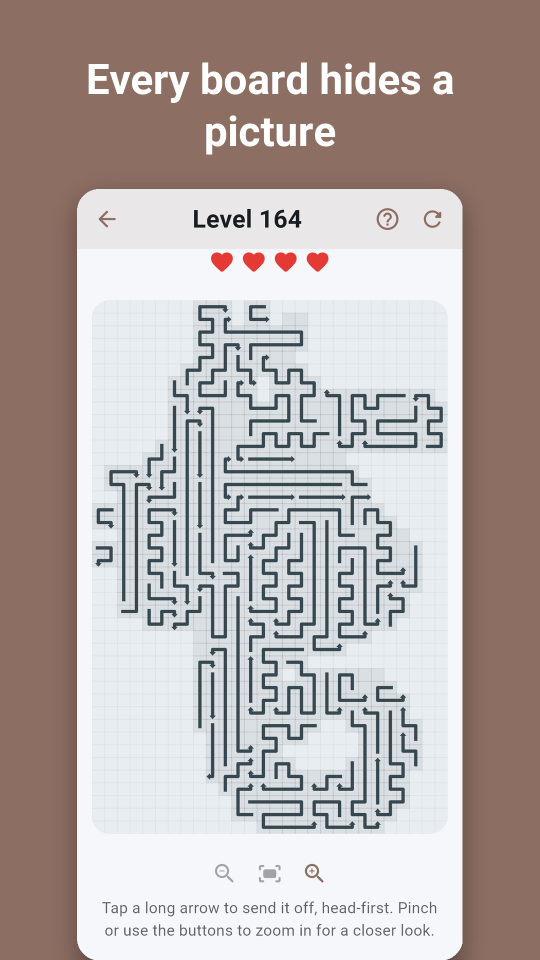
#> input picture store/screenshots/en/01.png, 1080 x 1920 px, given in place of 02_pictures.png, which was not available (shown at 1/2 size)
$ python frame_screenshots.py
#> lines starting #> are read from the running program, lines starting #| are printed output that depends on the picture; after the words box and inside, x2 and y2 are one past the last pixel; in counts of white or black regions, pixels touching at a corner belong together; pictures that were not available may be replaced by others from this repository, and a replacement may not be noted
"""Frames rendered app screens as Play Store screenshots: a coloured background,
a large caption, and the screen shown smaller with rounded corners and a soft
shadow. Raw screens come from tool/store_screens/render_test.dart.

Run: flutter test tool/store_screens/render_test.dart
     python tool/frame_screenshots.py
Writes store/screenshots/<lang>/NN.png (1080x1920, 9:16), which
tool/sync_play_listing.py copies into Gradle Play Publisher's tree.
"""
import os

from PIL import Image, ImageDraw, ImageFilter, ImageFont

FONT = r'C:\dev\flutter\bin\cache\artifacts\material_fonts\roboto-bold.ttf'
SRC = 'tool/store_screens/out'
DST = 'store/screenshots'
W, H = 1080, 1920

# (raw file, background colour, English caption, Norwegian caption)
SHOTS = [
    ('02_pictures', '#8D6E63', 'Every board hides a picture',
     'Hvert brett skjuler et bilde'),
    ('03_revealed', '#A1887F', 'Clear it and see what it was',
     'Løs det og se hva det var'),
    ('01_home', '#3F7DAA', '15 brain games in one place',
     '15 hjernetrim-spill samlet'),
    ('04_maze', '#2E8B8B', 'Puzzles that keep getting harder',
     'Oppgaver som stadig blir vanskeligere'),
    ('05_nonogram', '#00796B', 'Logic for careful thinkers',
     'Logikk for den som tenker seg om'),
    ('06_word_search', '#B5527D', 'Word games in English and Norwegian',
     'Ordspill på norsk og engelsk'),
]


def wrap(draw, text, font, width):
    """Greedy word wrap to [width] pixels."""
    lines, line = [], ''
    for word in text.split():
        trial = f'{line} {word}'.strip()
        if draw.textlength(trial, font=font) <= width:
            line = trial
        else:
            lines.append(line)
            line = word
    lines.append(line)
    return lines


def frame(raw_path, colour, caption, out_path):
#> called with colour = '#8D6E63', caption = 'Every board hides a picture', out_path = 'store/screenshots/en/01.png'
    canvas = Image.new('RGB', (W, H), colour)
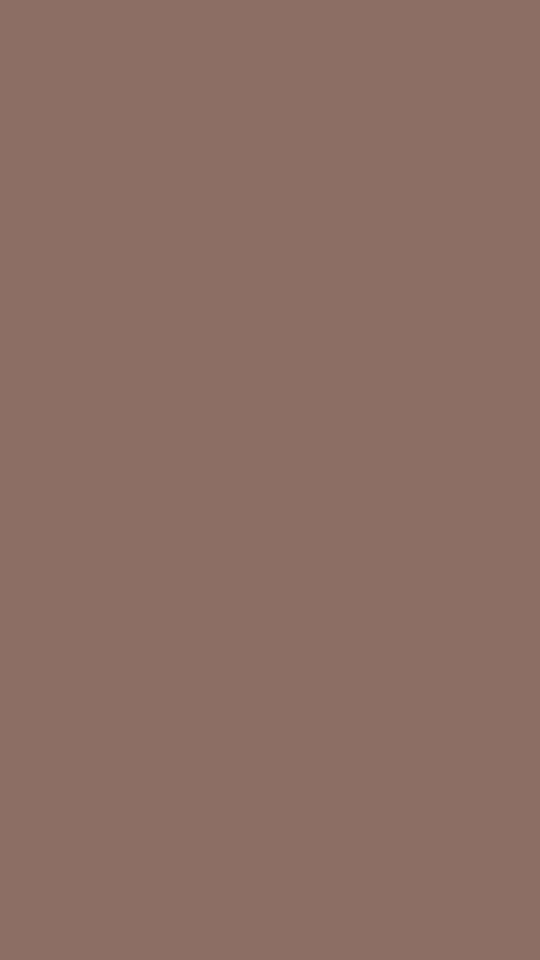
#> canvas: PIL image 1080x1920 RGB (shown at 1/2 size); mean R, G, B 141, 110, 99
    draw = ImageDraw.Draw(canvas)
    font = ImageFont.truetype(FONT, 84)
    lines = wrap(draw, caption, font, W - 140)
#> lines = ['Every board hides a', 'picture']
    y = 110
    for line in lines:
        w = draw.textlength(line, font=font)
        draw.text(((W - w) / 2, y), line, font=font, fill='white')
        y += 104
#> this loop made 2 passes
#> (line, w, y) on passes 1 to 2: ('Every board hides a', 838.2, 214), ('picture', 293.4, 318)
#> after the loop, y = 318

    screen = Image.open(raw_path).convert('RGB')
#> screen is the input picture: PIL image 1080x1920 RGB; mean R, G, B 182.7, 172.2, 170
    top = y + 60
#> top = 378
    target_h = H - top
#> target_h = 1542
    scale = min((W - 160) / screen.width, target_h / screen.height)
#> scale = 0.803
    sw, sh = int(screen.width * scale), int(screen.height * scale)
#> sw = 867; sh = 1542
    screen = screen.resize((sw, sh), Image.LANCZOS)
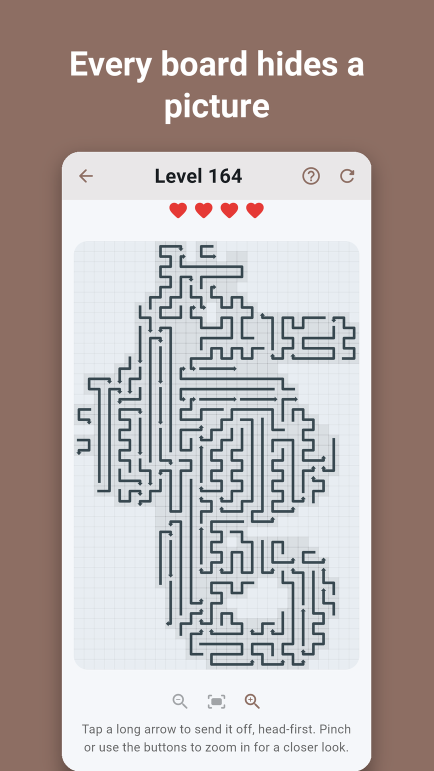
#> screen: PIL image 867x1542 RGB (shown at 1/2 size); mean R, G, B 182.7, 172.2, 169.9
    x = (W - sw) // 2
#> x = 106

    radius = 44
    mask = Image.new('L', (sw, sh), 0)
#> mask: PIL image 867x1542 L; every value is 0
    ImageDraw.Draw(mask).rounded_rectangle((0, 0, sw, sh), radius, fill=255)
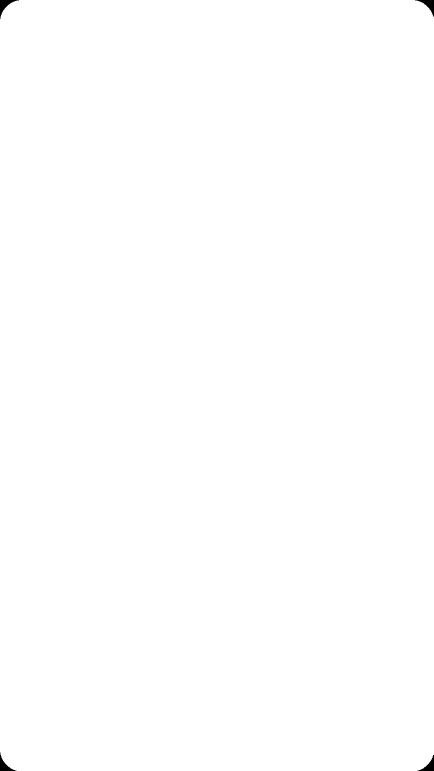
#> mask: PIL image 867x1542 L (shown at 1/2 size); 99.9% white; 4 black regions, box (x1, y1, x2, y2) and area: (0, 0, 38, 38) 427, (830, 0, 867, 33) 389, (0, 1505, 33, 1542) 389, (835, 1510, 867, 1542) 352

    shadow = Image.new('RGBA', (W, H), (0, 0, 0, 0))
#> shadow: PIL image 1080x1920 RGBA; every value is 0
    ImageDraw.Draw(shadow).rounded_rectangle(
        (x, top + 16, x + sw, top + sh + 16), radius, fill=(0, 0, 0, 90))
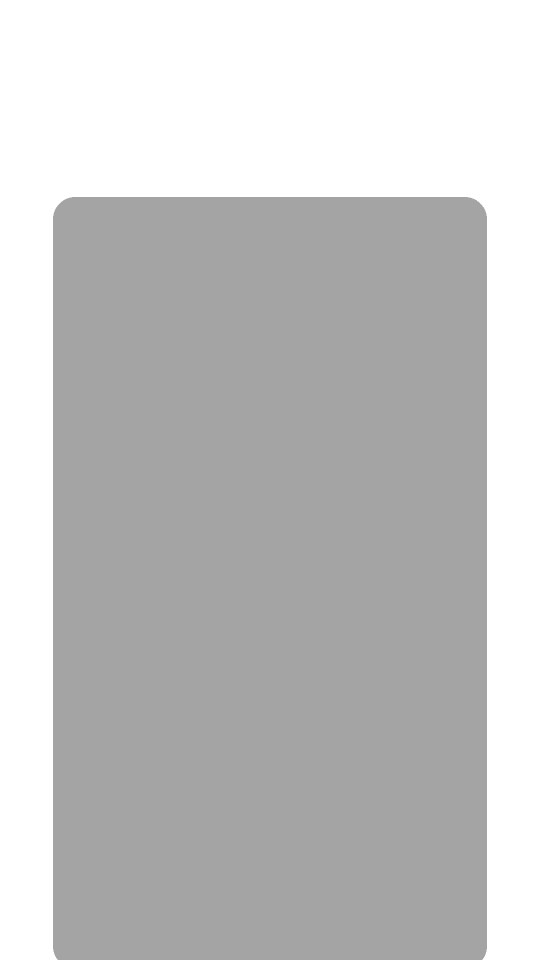
#> shadow: PIL image 1080x1920 RGBA (shown at 1/2 size); mean R, G, B, A 0, 0, 0, 57.4; transparent parts drawn white
    shadow = shadow.filter(ImageFilter.GaussianBlur(24))
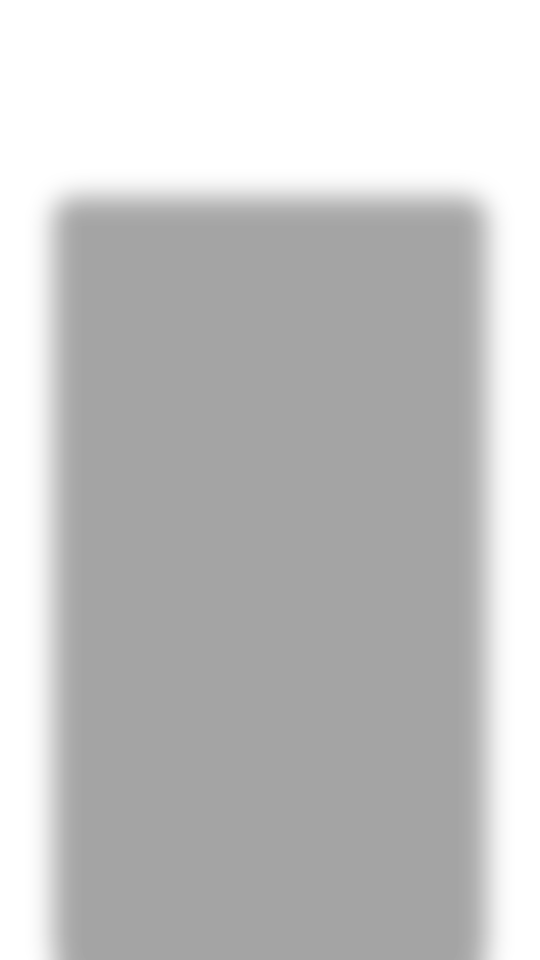
#> shadow: PIL image 1080x1920 RGBA (shown at 1/2 size); mean R, G, B, A 0, 0, 0, 57.4; transparent parts drawn white
    canvas.paste(shadow, (0, 0), shadow)
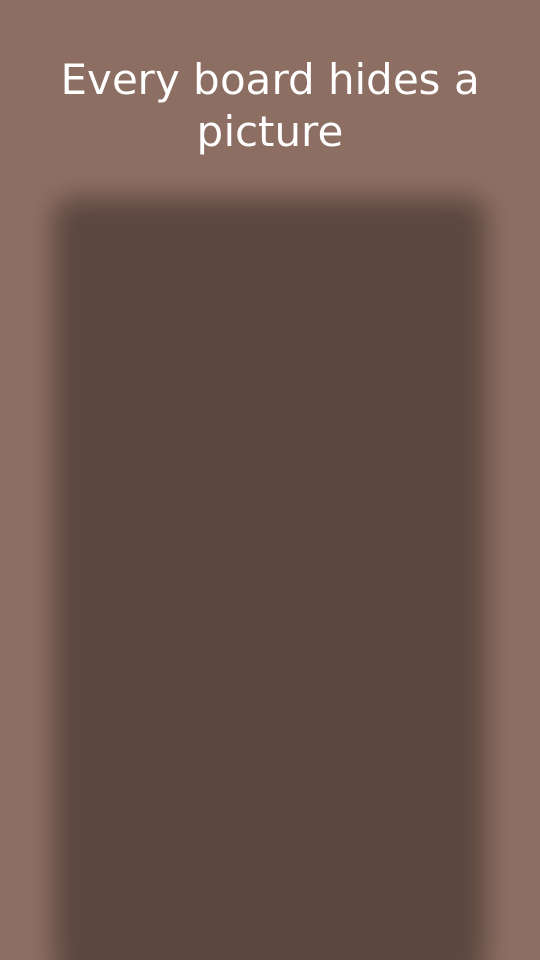
#> canvas: PIL image 1080x1920 RGB (shown at 1/2 size); mean R, G, B 110.1, 86.4, 78.1
    canvas.paste(screen, (x, top), mask)
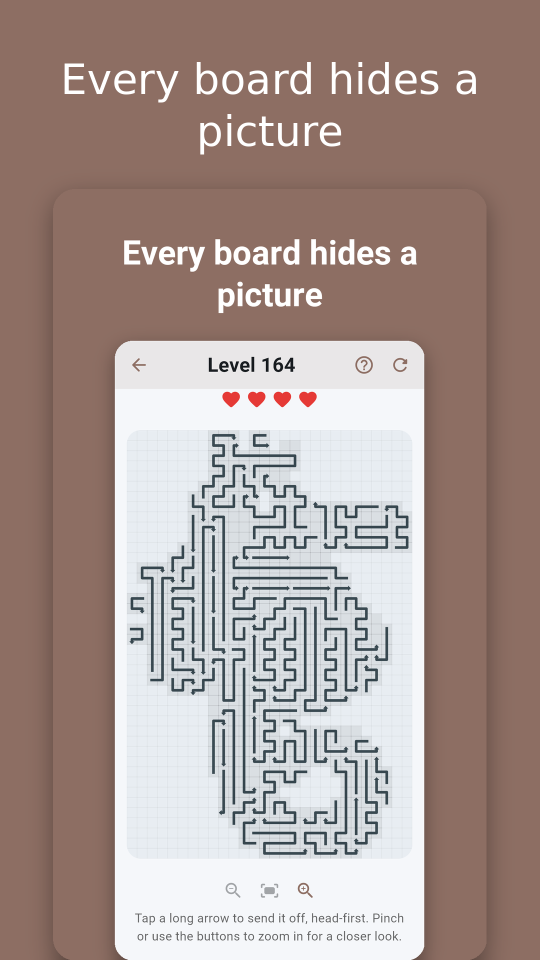
#> canvas: PIL image 1080x1920 RGB (shown at 1/2 size); mean R, G, B 168.1, 150.8, 145.6
    # The screen runs off the bottom edge, like a phone held up to the camera.
    canvas.save(out_path, optimize=True)


def main():
    for lang in ('en', 'nb'):
        os.makedirs(f'{DST}/{lang}', exist_ok=True)
        for old in os.listdir(f'{DST}/{lang}'):
            os.remove(f'{DST}/{lang}/{old}')
        for i, (name, colour, en, nb) in enumerate(SHOTS, 1):
            frame(f'{SRC}/{lang}/{name}.png', colour, en if lang == 'en' else nb,
                  f'{DST}/{lang}/{i:02}.png')
        print(f'{lang}: {len(SHOTS)} screenshots')


if __name__ == '__main__':
#> (the run stopped early here; a loop or call above may not have finished)

$ run again, on store/screenshots/nb/02.png
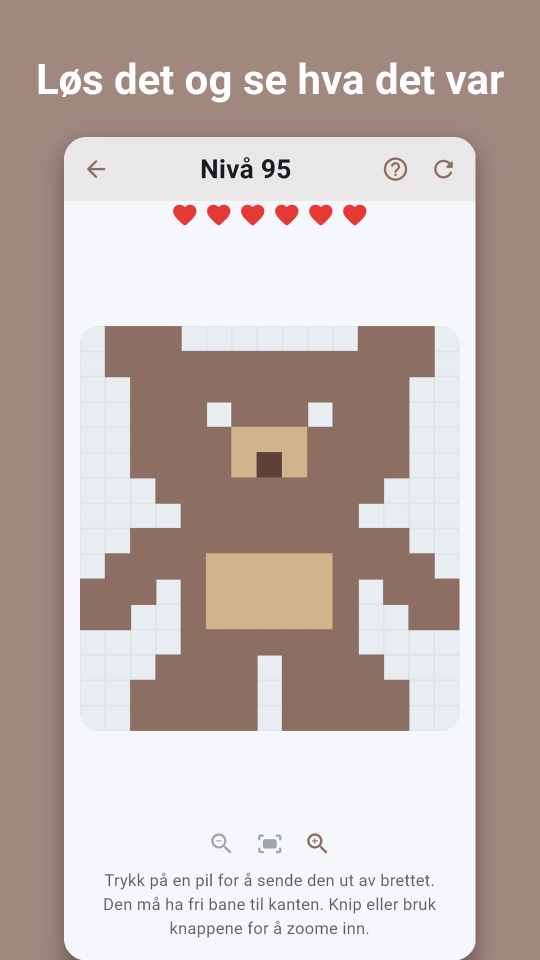
#> input picture store/screenshots/nb/02.png, 1080 x 1920 px, given in place of 02_pictures.png, which was not available (shown at 1/2 size)
#> lines = ['Every board hides a', 'picture']
#> the loop in frame, `for line in lines:` made 2 passes
#> (line, w, y) on passes 1 to 2: ('Every board hides a', 838.2, 214), ('picture', 293.4, 318)
#> after the loop in frame, `for line in lines:`: y = 318
#> in frame, screen is the input picture: PIL image 1080x1920 RGB; mean R, G, B 193.5, 179.3, 174.9
#> top = 378
#> target_h = 1542
#> scale = 0.803
#> sw = 867; sh = 1542
#> screen: PIL image 867x1542 RGB
#> x = 106
#> in frame, `canvas.paste(screen, (x, top), mask)`:
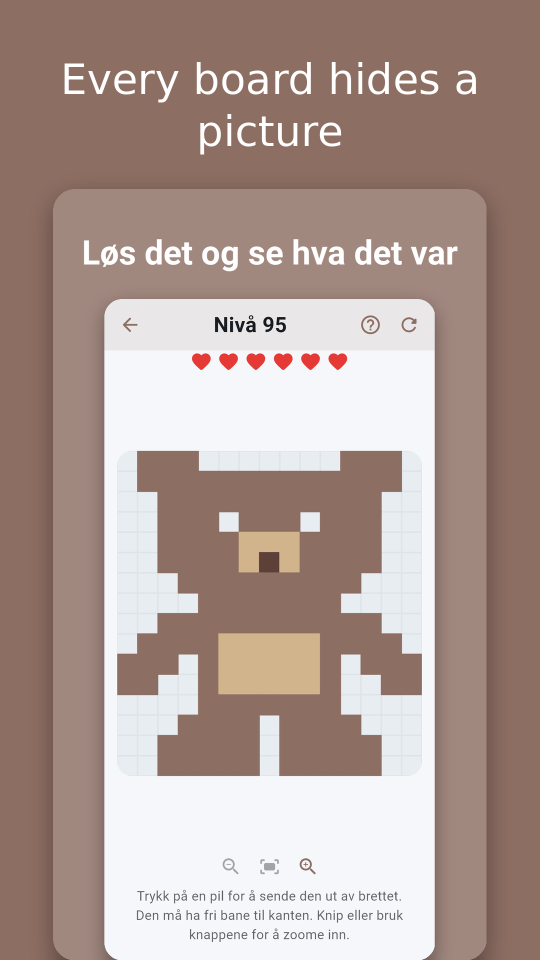
#> canvas: PIL image 1080x1920 RGB (shown at 1/2 size); mean R, G, B 175, 155.4, 148.7
